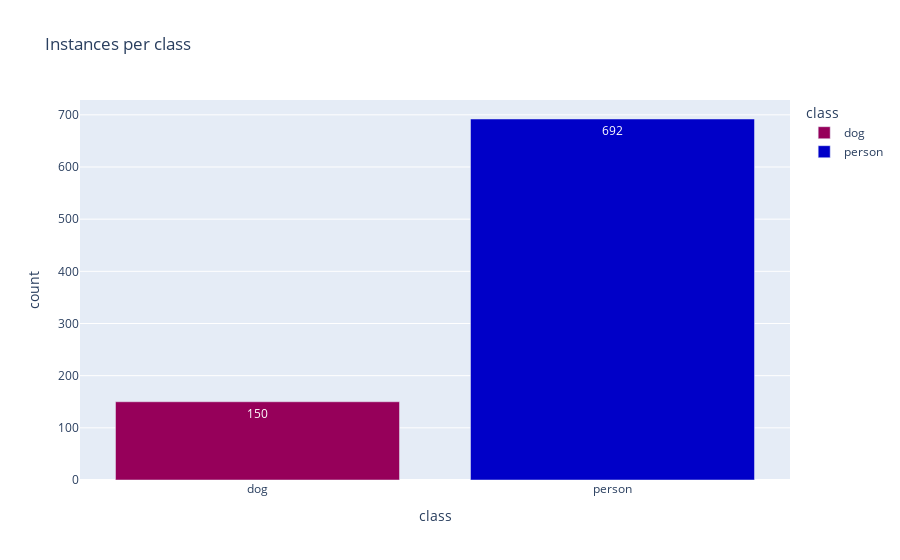

This figure's notebook cell:
### Markdown cell above
Everything seems fine. How about class balance?

### Code cell
class_count = annotations_df[["dog", "person"]].sum().reset_index()

class_count.columns = ["class", "count"]

fig = px.bar(class_count, x="class", y="count", title="Instances per class", color="class", text="count", color_discrete_sequence=px.colors.sequential.Rainbow)
fig.show()

### Figure 1 — Plotly figure (JSON) as saved in the notebook; plotly's stock layout.template omitted (floating-point values rounded to 4 significant figures)
{"data": [{"hovertemplate": "class=%{x}<br>count=%{text}<extra></extra>", "legendgroup": "dog", "marker": {"color": "rgb(150,0,90)", "pattern": {"shape": ""}}, "name": "dog", "orientation": "v", "showlegend": true, "text": [150.0], "textposition": "auto", "type": "bar", "x": ["dog"], "xaxis": "x", "y": [150], "yaxis": "y"}, {"hovertemplate": "class=%{x}<br>count=%{text}<extra></extra>", "legendgroup": "person", "marker": {"color": "rgb(0,0,200)", "pattern": {"shape": ""}}, "name": "person", "orientation": "v", "showlegend": true, "text": [692.0], "textposition": "auto", "type": "bar", "x": ["person"], "xaxis": "x", "y": [692], "yaxis": "y"}], "layout": {"barmode": "relative", "legend": {"title": {"text": "class"}, "tracegroupgap": 0}, "title": {"text": "Instances per class"}, "xaxis": {"anchor": "y", "categoryarray": ["dog", "person"], "categoryorder": "array", "domain": [0, 1], "title": {"text": "class"}}, "yaxis": {"anchor": "x", "domain": [0, 1], "title": {"text": "count"}}}}
